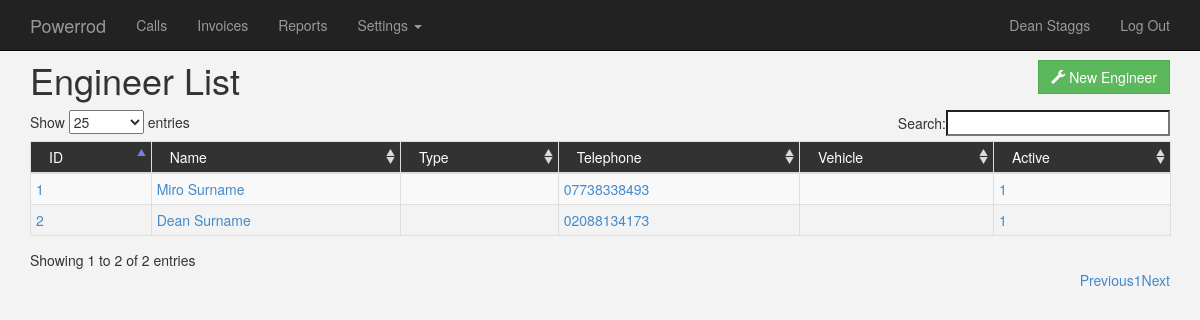
Screenshot of /index.php/engineer (signed in) with the database file from the repository.
### tables this page shows
CREATE TABLE IF NOT EXISTS `engineers` (
  `id` int(11) NOT NULL AUTO_INCREMENT,
  `name` varchar(50) NOT NULL,
  `tel_no` varchar(20) NOT NULL,
  `active` int(1) NOT NULL DEFAULT '1',
  PRIMARY KEY (`id`)
);

### application/controllers/engineer.php (called while the page is built, shortened)
<?php if ( ! defined('BASEPATH')) exit('No direct script access allowed');
class Engineer extends CI_Controller{
	public function __construct(){
		$this->load->model('engineer_model');
	}
		public function index(){
		$data['engineers'] = $this->engineer_model->index();
		$data['page_title'] = 'Engineer List';
		$this->load->view('template/page_header', $data);
		$this->load->view('template/navbar', $data);
		$this->load->view('engineer/list', $data);
		$this->load->view('template/page_footer', $data);
	}
}

### index.php (called while the page is built, shortened)
<?php
require_once BASEPATH.'core/CodeIgniter.php';

### application/models/engineer_model.php (called while the page is built, shortened)
<?php
class Engineer_Model extends CI_Model{
	function index(){
		$query = $this->db->get('engineers');
		$result = $query->result_array();
		return $result;
	}
}

### application/views/engineer/list.php (the view, shortened to what this page needs)
<div class="container">
    <div class="row">
		<div class="col-md-6">
            <h1><?php echo $page_title; ?></h1>
        </div>
    	<div class="col-md-6" style="position:relative; top:20px; margin-bottom:20px; text-align:right;">
             <a href="<?php echo $this->config->item('base_url');?>index.php/engineer/addnew"><button type="button" class="btn btn-success"><span class="glyphicon glyphicon-wrench"></span> New Engineer</button></a>
        </div>
    </div>
    <div class="table-responsive">
    <table class="table table-hover table-striped table-condensed table-bordered" id="example">
			<thead>
            	<tr>
	                <th>ID</th>
    	            <th>Name</th>
        	        <th>Type</th>
                    <th>Telephone</th>
                    <th>Vehicle</th>
            	    <th>Active</th>
            	</tr>
            </thead>
        	<tbody>
			<?php
                foreach($engineers as $engineer){
				$link = $this->config->item('base_url') . $this->config->item('index_page') . '/engineer/edit/' . $engineer['id'];
                    echo '<tr>';
                    echo 	'<td><a href="' . $link . '">' . $engineer['id'] . '</a></td>';
                    echo 	'<td><a href="' . $link . '">' . $engineer['name'] . '</a></td>';
					echo 	'<td><a href="' . $link . '">' . $engineer['type'] . '</a></td>';
                    echo 	'<td><a href="' . $link . '">' . $engineer['tel_no'] . '</a></td>';
					echo 	'<td><a href="' . $link . '">' . $engineer['vehicle'] . '</a></td>';
  					echo 	'<td><a href="' . $link . '">' . $engineer['active'] . '</a></td>';
                    echo'</tr>';
				}
            ?>
            </tbody>
	</table>
    </div>
</div>

### assets/css/site.css (style rules this page uses)
html { overflow: -moz-scrollbars-vertical; overflow-y: scroll; }
body { padding-top: 40px; padding-bottom: 40px; background-color: #f3f3f3; min-height:101%; }
table.dataTable thead th, table.dataTable thead th.sorting, { background-color:#323232; background:#323232; }
.btn, .form-control, .input-group-addon,input { border-radius:0; moz-border-radius:0; }

### rows the page displays
engineers: id "1", name "Miro Surname", tel_no "07738338493", active "1"
engineers: id "2", name "Dean Surname", tel_no "02088134173", active "1"

### other values shown
$_SESSION['username'] "Dean Staggs"
$page_title "Engineer List"
